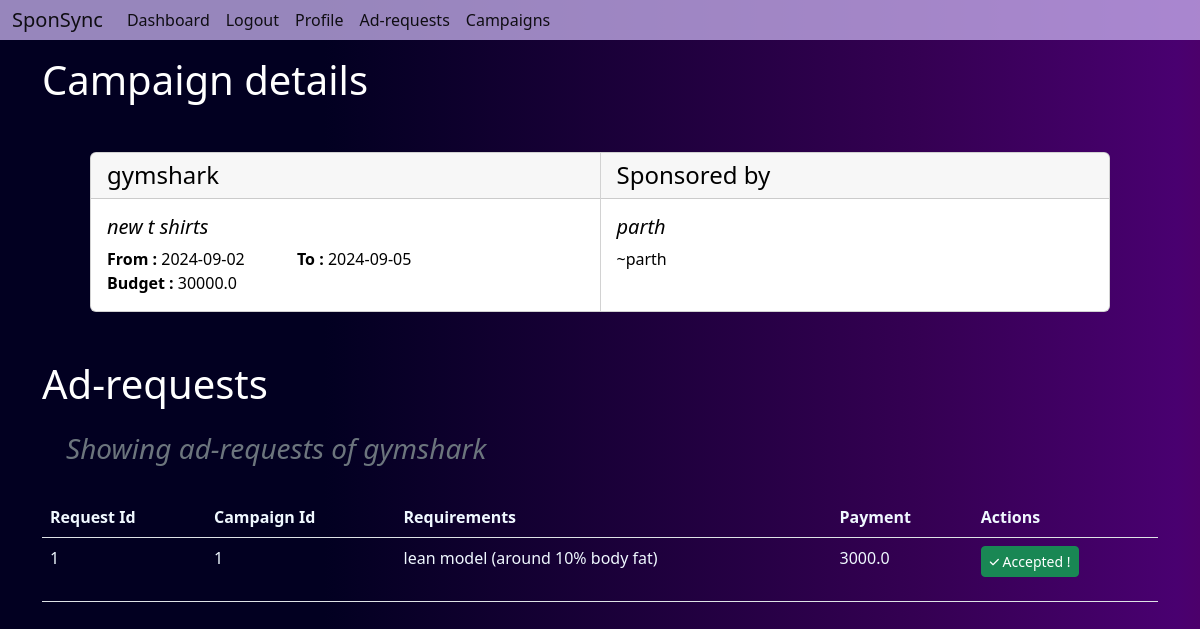
The app's page /influencer/1/requests (signed in) with its own data.
### models.py (models this page shows)
class Campaign(db.Model):
    id = db.Column(db.Integer,primary_key=True)
    name = db.Column(db.String(30),unique=True,nullable=False)
    sponsor_id = db.Column(db.Integer,db.ForeignKey("sponsor.id"))
    description = db.Column(db.String(1000),nullable=False)
    start_date = db.Column(db.Date,nullable=False)
    end_date = db.Column(db.Date,nullable=False)
    budget = db.Column(db.Float,nullable=False)
    visibility = db.Column(db.String(10),nullable=False)
    ad_requests = db.relationship("AdRequest",backref="campaign")
    flagged = db.Column(db.Boolean,nullable=False,default=False)

class Sponsor(db.Model):
    id = db.Column(db.Integer,db.ForeignKey("user.id"),primary_key=True)
    name = db.Column(db.String(30),nullable=False)
    company = db.Column(db.String(30),nullable=False)
    industry = db.Column(db.String(30),nullable=False)
    email = db.Column(db.String(30))
    flagged = db.Column(db.Boolean,nullable=False,default=False)

class AdRequest(db.Model):
    id = db.Column(db.Integer,primary_key=True)
    campaign_id = db.Column(db.Integer,db.ForeignKey("campaign.id"))
    influencer_id = db.Column(db.Integer,db.ForeignKey("influencer.id"),nullable=True)
    status = db.Column(db.String(10),nullable=False,default="generated")
    payment = db.Column(db.Float,nullable=False)
    requirements = db.Column(db.String(100),nullable=False)

### routes.py (the view)
@app.route('/influencer/<int:id>/requests')
@auth_required
def show_requests(id):
    user = User.query.get(session['user_id'])
    influencer = Influencer.query.get(user.id)
    campaign = Campaign.query.get(id)
    sponsor = Sponsor.query.get(campaign.sponsor_id)
    ad_requests = AdRequest.query.filter_by(campaign_id = id).all()
    return render_template('influencer/show_requests.html',user=user,influencer=influencer,campaign=campaign,ad_requests=ad_requests,sponsor=sponsor)

### routes.py (called while the page is built)
def auth_required(func):
    @wraps(func)
    def inner(*args , **kwargs):
        if 'user_id' not in session:
            flash('You need to login first.')
            return redirect(url_for('login'))
        return func(*args,**kwargs)
    return inner

### templates/influencer/show_requests.html (shortened to what this page needs)
{% extends 'layout.html' %}
{% block content %}
<h1 class="mt-3">Campaign details</h1>
<div class="card-group m-5" style="color:black">
<div class="card">
    <h4 class="card-header">{{ campaign.name }}</h4>
    <div class="card-body">
        <h5 class="card-text"><em>{{campaign.description}}</em></h5>
        <span class="card-text"><b>From : </b>{{campaign.start_date}}</span>
        <span class="card-text m-5"><b>To : </b>{{campaign.end_date}}</span>
        <p class="card-text"><b>Budget : </b>{{campaign.budget}}</p>
    </div>
</div>
<div class="card">
    <h4 class="card-header">Sponsored by</h4>
    <div class="card-body">
        <h5 class="card-text"><em>{{sponsor.company}}</em></h5>
        <p class="card-text">~{{sponsor.name}}</p>
    </div>
</div>
</div>
<h1 class="mt-3">Ad-requests</h1>
<div class="heading m-4">
    <h3 class="text-muted"><i>Showing ad-requests of {{campaign.name}}</i></h3>
</div>
{% if ad_requests | length !=0 %}
<table class="table">
    <thead>
        <tr>
            <th>Request Id</th>
            <th>Campaign Id</th>
            <th>Requirements</th>
            <th>Payment</th>
            <th>Actions</th>
        </tr>
    </thead>
{% endif %}
    {% for ad in ad_requests %}
   {% if ad.status != "completed" %}
    <tr>
        <td>{{ad.id}}</td>
        <td>{{ad.campaign_id}}</td>
        <td>{{ad.requirements}}</td>
        <td>{{ad.payment}}</td>
        <td>
            {% if ad.status == "sent" %}
            <p class="btn btn-sm btn-secondary">
                <i class="fas fa-check fa-xs"></i>
                Sent request
            </p>
            {% elif ad.status == "accepted" %}
            <p class="btn btn-sm btn-success">
                Accepted !
            </p>
            {% elif ad.status == "rejected" %}
            <p class="btn btn-sm btn-danger">
                <i class="fas fa-xmark fa-xs"></i>
                Rejected !
            </p>
            {% else %}
            <a href="{{ url_for('send_request',id=ad.id) }}" class="btn btn-sm btn-outline-success">
                <i class="fas fa-share fa-xs"></i>
                Send request
                {% endif %}
        </td>
    </tr>
    {% endif %}
    {% endfor %}
</table>
{% endblock %}

### templates/layout.html (style rules this page uses)
body { margin: 0; padding: 0; background: rgb(2, 0, 33); background: linear-gradient(90deg, rgba(2, 0, 33, 1) 27%, rgba(53, 0, 83, 1) 77%, rgba(73, 0, 112, 1) 98%, rgba(76, 0, 107, 1) 100%, rgba(51, 2, 79, 1) 100%); color: white; }
.table { color: aliceblue; }

### templates/influencer/show_requests.html (style rules this page uses)
body { min-height: 200vh; }
.heading { display: flex; justify-content: space-between; align-items: center; }
td { max-width: 380px; }

### records on screen
Campaign: name "gymshark", description "new t shirts", start_date "2024-09-02", end_date "2024-09-05", budget "30000.0"
Sponsor: company "parth", name "parth"
AdRequest: id "1", campaign_id "1", requirements "lean model (around 10% body fat)", payment "3000.0", status "Accepted !"
